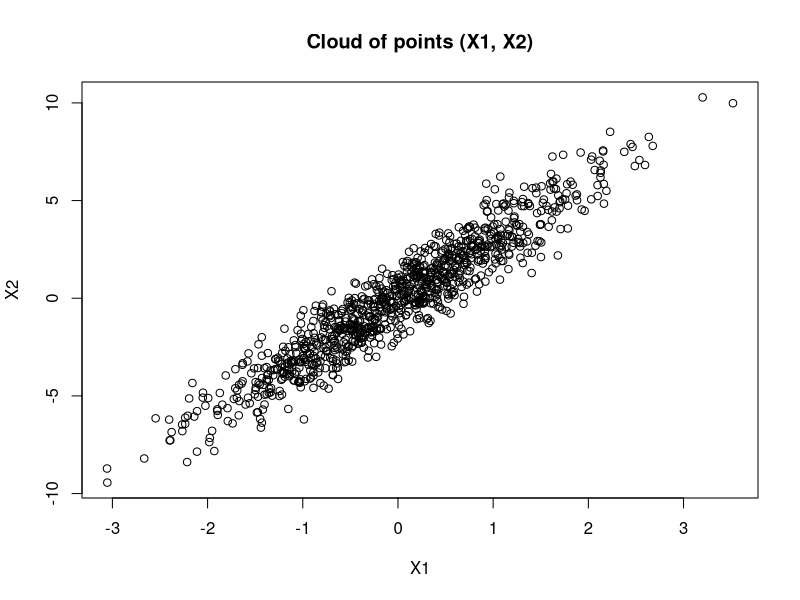
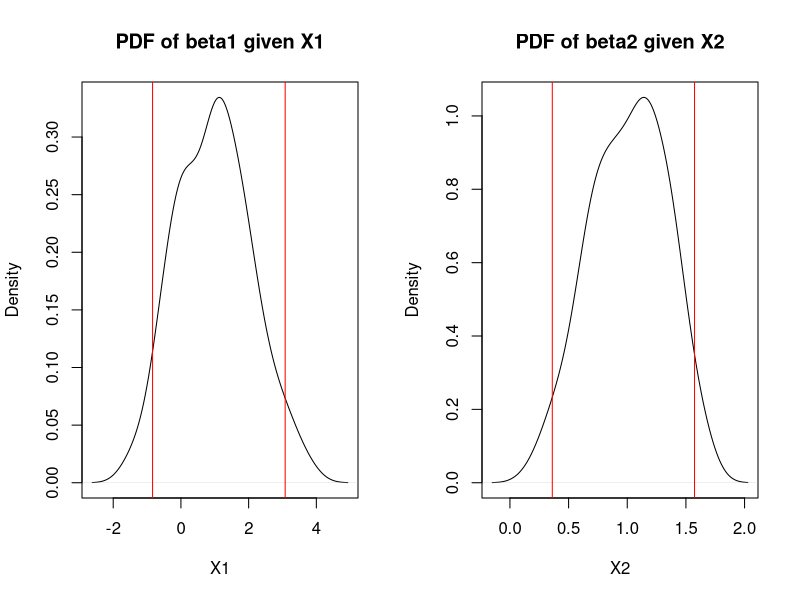
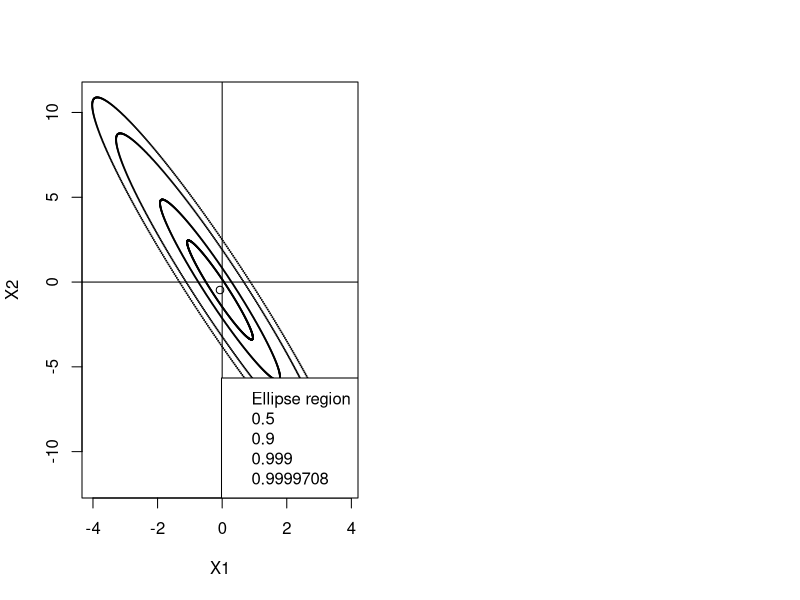

The R script that drew these images, in order:
## ---- chunk 1
knitr::opts_chunk$set(echo = TRUE)
## ---- chunk 2
# Define the parameters
n <- 6000
p <- 201
# Set the seed to 0
set.seed(0)
# Create the matrix for the Question 1
X <- matrix(nrow = n, ncol = p)
for (i in 1:n) {
  X[i,] = matrix(rnorm(p, mean = 0, sd = 1), nrow = 1, ncol = p)
}
# Store it into a data frame
D <- data.frame(variables=X)
## ---- chunk 3
# Define the parameters
n <- 6000
p <- 201
# Set the seed to 0
set.seed(0)
# Create the matrix for the Question 1
X <- matrix(nrow = n, ncol = p)
for (i in 1:n) {
  X[i,] = matrix(rnorm(p, mean = 0, sd = 1), nrow = 1, ncol = p)
}
# Store it into a data frame
D <- data.frame(variables=X)
# Create the design matrix
MatX <- cbind(1, X[,2:p])
y <- D$variables.1
# Simulate the linear regression model, get the betas and the epsilons
fit <- lm(y ~ MatX)
beta <- summary(fit)$coef[,"Estimate"]
epsilon <- fit$residuals
## ---- chunk 4
# Compute the number of coefficients assessed as significantly non-zero at level 5%
level <- 0.05
P_values <- summary(fit)$coef[,"Pr(>|t|)"]
counter <- 0
for (i in P_values) {
  if (i < level)
    counter = counter + 1
}
sprintf("Number of coefficients assessed as significantly non-zero at level %d %% : %d out of %d", level * 100, counter, p)
## ---- chunk 5
# Set the seed to 3 and define parameter n
set.seed(3)
n <- 1000
# Create data
X1 <- rnorm(n, mean = 0, sd = 1)
X2 <- 3 * X1 + rnorm(n, mean = 0, sd = 1)
Y <- 2 + X1 + X2 + rnorm(n, mean = 0, sd = 1)
# plot the cloud of points
plot(X1, X2, main = "Cloud of points (X1, X2)")
## ---- chunk 6
# Set the seed to 3 and define parameter n
set.seed(3)
n <- 10
# Create data
X1 <- rnorm(n, mean = 0, sd = 1)
X2 <- 3 * X1 + rnorm(n, mean = 0, sd = 1)
Y <- 2 + X1 + X2 + rnorm(n, mean = 0, sd = 1)
# Estimate models
fit1 <- lm(Y ~ X1)
fit2 <- lm(Y ~ X2)
beta1 <- summary(fit1)$coef[,"Estimate"]
beta2 <- summary(fit2)$coef[,"Estimate"]
epsilon1 <- fit1$residuals
epsilon2 <- fit2$residuals
summary(fit1)
summary(fit2)
## ---- chunk 7
# Set the seed to 3 and define parameter n
set.seed(3)
n <- 10
# Create data
X1 <- rnorm(n, mean = 0, sd = 1)
X2 <- 3 * X1 + rnorm(n, mean = 0, sd = 1)
Y <- 2 + X1 + X2 + rnorm(n, mean = 0, sd = 1)
# Estimate model
fit3 <- lm(Y ~ X1 + X2)
beta3 <- summary(fit3)$coef[,"Estimate"]
epsilon3 <- fit3$residuals
summary(fit3)
## ---- chunk 8
ordo1 <- c()
ordo2 <- c()
for (i in 1:100) {
  X1 <- rnorm(n, mean = 0, sd = 1)
  X2 <- 3 * X1 + rnorm(n, mean = 0, sd = 1)
  Y <- 2 + X1 + X2 + rnorm(n, mean = 0, sd = 1)
  fit4 <- lm(Y ~ X1 + X2)
  beta4 <- summary(fit4)$coef[,"Estimate"]
  ordo1 <- cbind(ordo1, beta4[2])
  ordo2 <- cbind(ordo2, beta4[3])
}
par(mfrow=c(1,2))
quant <- quantile(ordo1, probs = c(0.025, 0.975))
plot(density(ordo1), main = "PDF of beta1 given X1", xlab = "X1")
abline(v=quant[1], col="red")
abline(v=quant[2], col="red")
quant <- quantile(ordo2, probs = c(0.025, 0.975))
plot(density(ordo2), main = "PDF of beta2 given X2", xlab = "X2")
abline(v=quant[1], col="red")
abline(v=quant[2], col="red")
## ---- chunk 9
set.seed(3)
n=10
X1=rnorm(n)
X2=3*X1+rnorm(n)
Y=2+X1+X2+rnorm(n)
m1 = mean(X1)
m2 = mean(X2)
m = c(m1,m2)
C <- matrix(nrow = 2, ncol = 2)
C[1,1]=var(X1)
C[2,2]=var(X2)
C[1,2]=cov(X1,X2)
C[2,1]=C[1,2]

ellipses = function(m, CV, probs)
{
  # Compute and plot an ellipse region for bivariate Gaussians, i.e., some ellipse that 
  # has probability probs to contain a 2D Gaussian vector with given parameters.
  # Inputs: 
  #   - m: means
  #   - CV: covariance matrix
  #   - probs: probabilities
  # Source : https://waterprogramming.wordpress.com/2016/11/07/plotting-probability-ellipses-for-bivariate-normal-distributions/
  
  # Coordinates of mean
  b1 = m[1]
  b2 = m[2]
  
  eg = eigen(CV)
  Evec = eg$vectors
  Eval = eg$values
  
  theta = seq(0,2*pi,0.01) # angles used for plotting ellipses
  
  vec.norm = function(v) { sqrt(t(v) %*% v)}
  # compute angle for rotation of ellipse
  # rotation angle will be angle between x axis and first eigenvector
  x.vec = c(1, 0) # vector along x-axis
  cosrotation = t(x.vec) %*% Evec[,1]/(vec.norm(x.vec)*vec.norm(Evec[,1]))
  rotation = pi/2-acos(cosrotation) # rotation angle
  #create a rotation matrix
  R  = matrix(c(sin(rotation), cos(rotation), -cos(rotation), sin(rotation)), 
              nrow=2, ncol=2, byrow = TRUE)
  
  # Create chi squared vector
  chisq = qchisq(probs,2) # percentiles of chi^2 dist df=2
  
  # size ellipses for each quantile
  xRadius = rep(0, length(chisq))
  yRadius = rep(0, length(chisq))
  x = list()
  y = list()
  x.plot = list()
  y.plot = list()
  rotated_Coords = list()
  for (i in 1:length(chisq)) {
    # calculate the radius of the ellipse
    xRadius[i]=(chisq[i]*Eval[1])^.5; # primary axis
    yRadius[i]=(chisq[i]*Eval[2])^.5; # secondary axis
    # lines for plotting ellipse
    x[[i]] = xRadius[i]* cos(theta);
    y[[i]] = yRadius[i] * sin(theta);
    # rotate ellipse
    rotated_Coords[[i]] = R %*% matrix(c(x[[i]], y[[i]]), nrow=2, byrow=TRUE)
    # center ellipse
    x.plot[[i]] = t(rotated_Coords[[i]][1,]) + b1
    y.plot[[i]] = t(rotated_Coords[[i]][2,]) + b2}
  
  xlim = range(x.plot[[i]])
  ylim = range(y.plot[[i]])
  plot(b1,b2, xlab = "X1", ylab = "X2", xlim = xlim, ylim = ylim, cex=1)
  abline(h=0)
  abline(v=0)
  # Plot contours
  for (j in 1:length(chisq)) {
    points(x.plot[[j]],y.plot[[j]], cex=0.1)}
  
  legend("bottomright", c('Ellipse region', paste(probs)))}



ellipses(m,C,c(0.5,0.9,0.999,1-2.92e-05))

